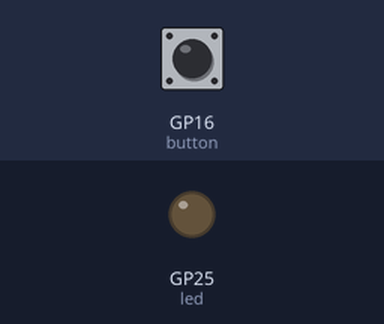
A program run on a simulated Raspberry Pi Pico running MicroPython. Parts: output pins drawn as LEDs (lit = HIGH). The inputs (shaded band) are chosen by the test bench; at power-on: GP16 (button) HIGH.

Above: at 1.2 s.
1.3 s: GP16 (button) pulled LOW for 0.15 s
At 1.37 s:
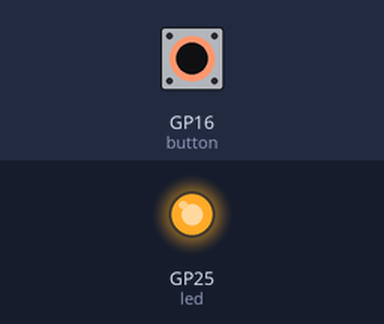
2.9 s: GP16 (button) pulled LOW for 3.2 s
At 7.3 s:
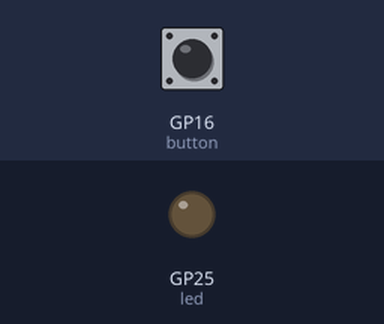
Timing chart, 0 to 8.8 s (numbered marks = the images above; inputs shaded):
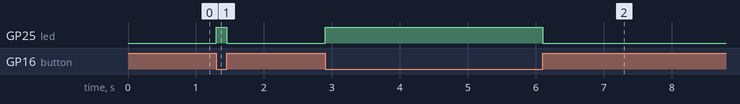

The program:

Pushbuttons.py
```python
import machine
import time

#Configure LED pin as OUTPUT pin
led = machine.Pin("LED",machine.Pin.OUT);
button = machine.Pin(16,machine.Pin.IN,machine.Pin.PULL_UP);

while True:
    if(button.value() == 0):
        led.value(1)
    else:
        led.value(0)
```

Measured:
- after the input at 1.3 s, GP25 (led): LOW → HIGH at once, → LOW 0.15 s later
- after the input at 2.9 s, GP25 (led): LOW → HIGH at once, → LOW 3.2 s later
